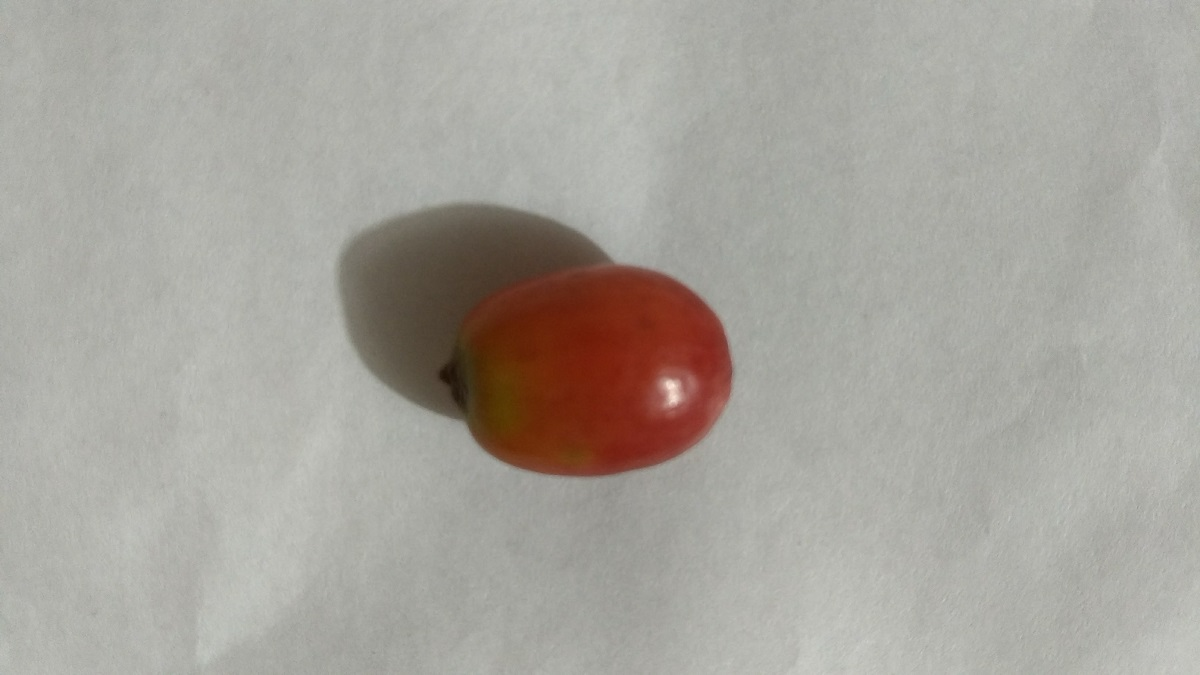
#> input picture images/maduro02.jpg, 1200 x 675 px, given in place of the camera
$ python main.py   (older library calls are emulated)
#> lines starting #> are read from the running program, lines starting #| are printed output that depends on the picture; after the words box and inside, x2 and y2 are one past the last pixel; in counts of white or black regions, pixels touching at a corner belong together
### coffee_detector.py
import cv2
import numpy as np
from datetime import datetime
from datetime import timedelta
from time import sleep
from arduino_control import ArduinoControl

class CoffeeDetector:
    AREA_EDGE = 3000

    def __init__(self):
        # Sets the window and the camera.
        cv2.namedWindow("Logitech Camera", cv2.WINDOW_NORMAL)
        self.capture = cv2.VideoCapture(1)
        self.img = None
        self.roi = None
        self.arduino_control = ArduinoControl()
        self.arduino_control.establish_arduino_connection()
        self.arduino_response = 0
        self.num_ripe = 0
        self.num_green = 0
        self.weight = 0

    def start_capture(self):
        start_time = datetime.now()
        while True:

            lap_time = datetime.now()
            dt = lap_time - start_time
            start_time = lap_time
            ms = (dt.days * 24 * 60 * 60 + dt.seconds) * 1000 + dt.microseconds / 1000.0
            print("microseconds: ", ms, "delta: ", dt)
            if self.arduino_response == "1":
                print("self.arduino_response", self.arduino_response)
                # self.weight = float(self.arduino_response)
                self.img = None
                frame = None
                self.roi = None
                for i in range(0, 5):
                    # Captures frame-by-frame.
                    ret, frame = self.capture.read()
                    print("For ", i)

                sleep(0.5)
                self.arduino_response = 0

                lap_time = datetime.now()
                dt = lap_time - start_time
                ms = (dt.days * 24 * 60 * 60 + dt.seconds) * 1000 + dt.microseconds / 1000.0
                print("microseconds: ", ms, "delta: ", dt)


            # Captures frame-by-frame.
            ret, frame = self.capture.read()
#> frame is the input picture: shape (675, 1200, 3); mean B, G, R 156.8, 163.8, 167.2

            if not ret:
                print("Couldn't read frame correctly.")
                break
            else:
                # Operations on the frame come here.
                self.img = frame
                # self.img = cv2.imread('frames/green20.png')
                self.roi = self.img[80:400, 120:430]
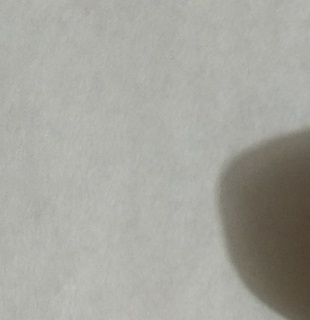
#> self.roi: shape (320, 310, 3); mean B, G, R 158.7, 165.4, 165.6

                mask_ripe = self.filter_hsv_ripe(self.roi)
#> in filter_hsv_ripe, `hsv = cv2.cvtColor(image, cv2.COLOR_BGR2HSV)`: hsv: shape (320, 310, 3); mean H, S, V 33.2, 14.7, 166.5
#> in filter_hsv_ripe, `mask0 = cv2.inRange(hsv, lower_red, upper_red)`: mask0: shape (320, 310); every value is 0
                mask_green = self.filter_hsv_green(self.roi)

                trasformed_image_ripe = self.image_transformation(mask_ripe)
                trasformed_image_green = self.image_transformation(mask_green)

                ripe_area, ripe_contour = self.calculate_area(trasformed_image_ripe)
#> in calculate_area, `(_, contours, _) = cv2.findContours(image.copy(), cv2.RETR_LIST, cv2.C..`: contours = []
#> ripe_area = 0; ripe_contour = []
                green_area, green_contour = self.calculate_area(trasformed_image_green)
#> green_area = 0; green_contour = []

                if (ripe_area + green_area) > 1000 :
                    print("MOVE-----------------------------")
                    if ripe_area > green_area:
                        bean_type = "Ripe"
                        self.arduino_response = self.arduino_control.write_to_arduino('r')
                        contour = ripe_contour
                        self.num_ripe += 1
                        print("ripe_area", ripe_area)
                    else:
                        bean_type = "Green"
                        self.arduino_response = self.arduino_control.write_to_arduino('l')
                        contour = green_contour
                        self.num_green += 1
                        print("green_area", green_area)

                    print("arduino_response: ", self.arduino_response)
                    cv2.drawContours(self.roi, [contour], -1, (0, 255, 0), 2)
                    sleep(0.4)
                else:
                    bean_type = "calibrando"

                cv2.putText(self.roi, bean_type, (10, 50), cv2.FONT_HERSHEY_SIMPLEX, 2, (0, 0, 200), 4);
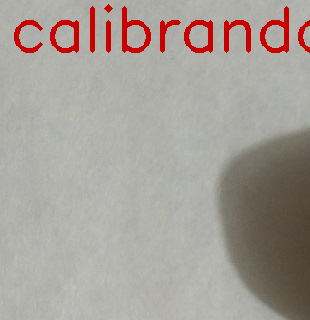
#> self.roi: shape (320, 310, 3); 3.51% of pixels changed, all inside (x1, y1, x2, y2) = (14, 4, 310, 53)
                cv2.imshow("Coffee Detector", self.roi)

            key_pressed = cv2.waitKey(1)
#> (key Esc is pressed here)
            if key_pressed % 256 == 27:
                # ESC pressed.
                print("Escape hit, closing.")
                break

    def image_transformation(self, mask):
        # gray = cv2.cvtColor(filter, cv2.COLOR_RGB2GRAY)
        # denoise = cv2.fastNlMeansDenoising(mask, None, 10, 5, 21)
        # The bigger the kernel_size value, the more processing time it takes.
        blur = cv2.GaussianBlur(mask, (3, 3), 0)
        # blur_max = cv2.GaussianBlur(gray, (7, 7), 0)
        # Morphological transformation
        kernel = np.ones((18, 18), np.uint8)
        # erode = cv2.erode(blur, kernel, iterations=1)
        # dilate = cv2.dilate(blur, kernel, iterations=1)
        # opening = cv2.morphologyEx(blur, cv2.MORPH_OPEN, kernel)
        closing = cv2.morphologyEx(blur, cv2.MORPH_CLOSE, kernel)

        # # Displays the resulting frame.
        # cv2.imshow("Original", self.img)
        # cv2.imshow("ROI", self.roi)
        # # cv2.imshow("Gray scale", gray)
        # # cv2.imshow("Denoise", denoise)
        # cv2.imshow("Blur", blur)
        # # cv2.imshow("Blur Max", blur_max)
        # # cv2.imshow("erode", erode)
        # # cv2.imshow("dilate", dilate)
        # # cv2.imshow("Opening", opening)
        # cv2.imshow("closing", closing)

        return closing

    def filter_hsv_green(self, image):
        hsv = cv2.cvtColor(image, cv2.COLOR_BGR2HSV)
        lower_green = np.array([37, 38, 30])  # example value
        upper_green = np.array([85, 255, 200])  # example value
        mask = cv2.inRange(hsv, lower_green, upper_green)
        return mask

    def filter_hsv_ripe(self, image):
        hsv = cv2.cvtColor(image, cv2.COLOR_BGR2HSV)

        # lower mask (0-10)
        lower_red = np.array([0, 50, 50])  # example value
        upper_red = np.array([10, 255, 255])  # example value
        mask0 = cv2.inRange(hsv, lower_red, upper_red)

        # upper mask (170-180)
        lower_red = np.array([170, 50, 50])
        upper_red = np.array([180, 255, 255])
        mask1 = cv2.inRange(hsv, lower_red, upper_red)

        # join my masks
        mask = mask0 + mask1

        return mask

    def calculate_area(self, image):
        area = 0
        # Finds the contours in the edged image and keeps the largest one.
        (_, contours, _) = cv2.findContours(image.copy(), cv2.RETR_LIST, cv2.CHAIN_APPROX_SIMPLE)
        if len(contours) > 0:
            largest_contour = max(contours, key=cv2.contourArea)

            # Computes the bounding box of the largest contour and returns it.
            # The bounding box contains the (x, y)-coordinates and the width and height (in pixels).
            bean_bounding_box = cv2.minAreaRect(largest_contour)
            # Verify that it's not null
            if bean_bounding_box is not None:
                # Draws the bounding box of the marker and displays the calculated distance to it.
                bounding_box = cv2.boxPoints(bean_bounding_box)
                contour = np.array(bounding_box).reshape((-1, 1, 2)).astype(np.int32)
                index = 3
                contour_height = tuple(contour[index][0])[1] - tuple(contour[index-1][0])[1]
                if contour_height < 1000:
                    index -= 1
                    contour_height = tuple(contour[index][0])[1] - tuple(contour[index-1][0])[1]
                contour_widgth = tuple(contour[index-1][0])[0] - tuple(contour[index-2][0])[0]
                # print("contour_height 0: ", tuple(contour[0][0]), " 1: ", tuple(contour[1][0]), " 2: ", tuple(contour[2][0]), "3: ", tuple(contour[3][0]))
                # print("contour_height: ", contour_height, " contour_widgth: ", contour_widgth)
                area = contour_height * contour_widgth

            return area, contour
        else:
            contour = []
            return area, contour

    def release_capture(self):
        self.num_ripe = 0
        self.num_green = 0
        self.capture.release()
        cv2.destroyAllWindows()

### arduino_control.py
from time import sleep
import serial

class ArduinoControl:
    #ARDUINO_PORT = "/dev/ttyACM0"
    ARDUINO_PORT = "COM17"
    RATE = 115200

    def __init__(self):
        self.arduino = serial.Serial(self.ARDUINO_PORT, self.RATE)

    # Establishes the connection between Arduino and Python before starting the processing.
    def establish_arduino_connection(self):
        # self.arduino.readline()
        print("Arduino connection established.")

    # Sends the given parameter to Arduino and returns it response.
    # [5 lines left out: function write_to_arduino, not called in this run]

### main.py
from coffee_detector import CoffeeDetector

coffee_detector = CoffeeDetector()
coffee_detector.start_capture()
coffee_detector.release_capture()

$ run again, on images/maduro04.jpg
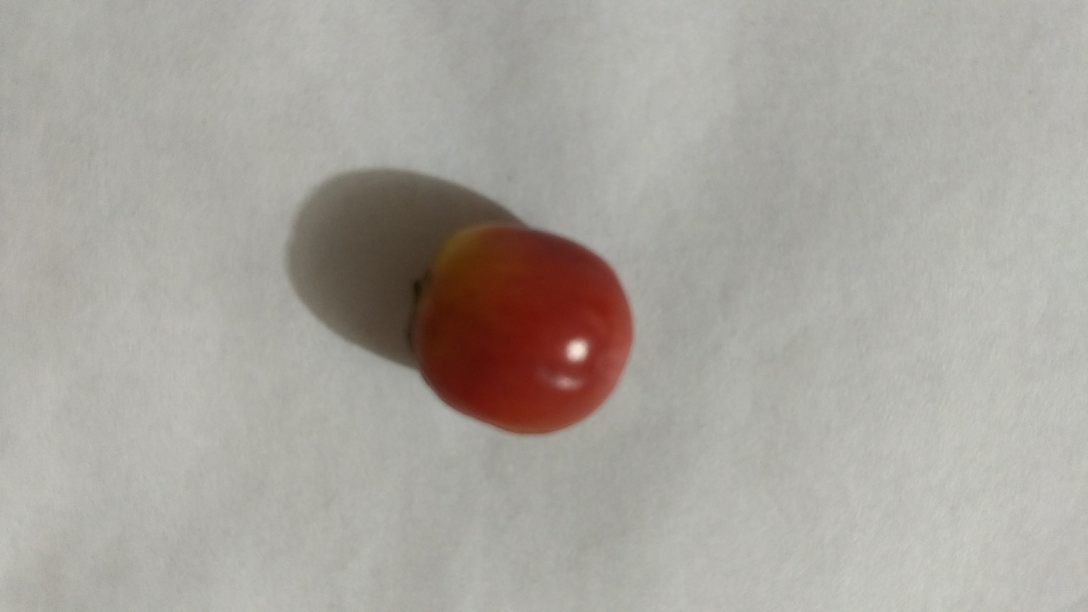
#> input picture images/maduro04.jpg, 3264 x 1836 px, given in place of the camera (shown at 1/3 size)
#> in start_capture, frame is the input picture: shape (1836, 3264, 3); mean B, G, R 158, 164.6, 168.6
#> in start_capture, `self.roi = self.img[80:400, 120:430]`:
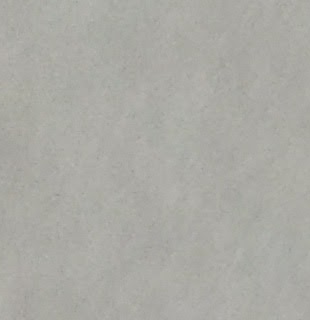
#> self.roi: shape (320, 310, 3); mean B, G, R 164.5, 170.2, 170.7
#> hsv: shape (320, 310, 3); mean H, S, V 27.8, 9.7, 170.9
#> mask0: shape (320, 310); every value is 0
#> contours = []
#> ripe_area = 0; ripe_contour = []
#> green_area = 0; green_contour = []
#> in start_capture, `cv2.putText(self.roi, bean_type, (10, 50), cv2.FONT_HERSHEY_SIMPLEX, 2..`:
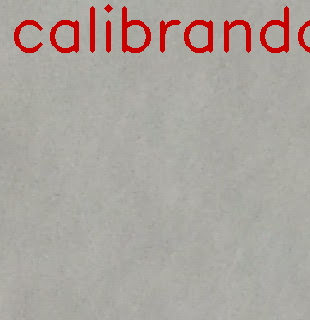
#> self.roi: shape (320, 310, 3); 3.51% of pixels changed, all inside (x1, y1, x2, y2) = (14, 4, 310, 53)
